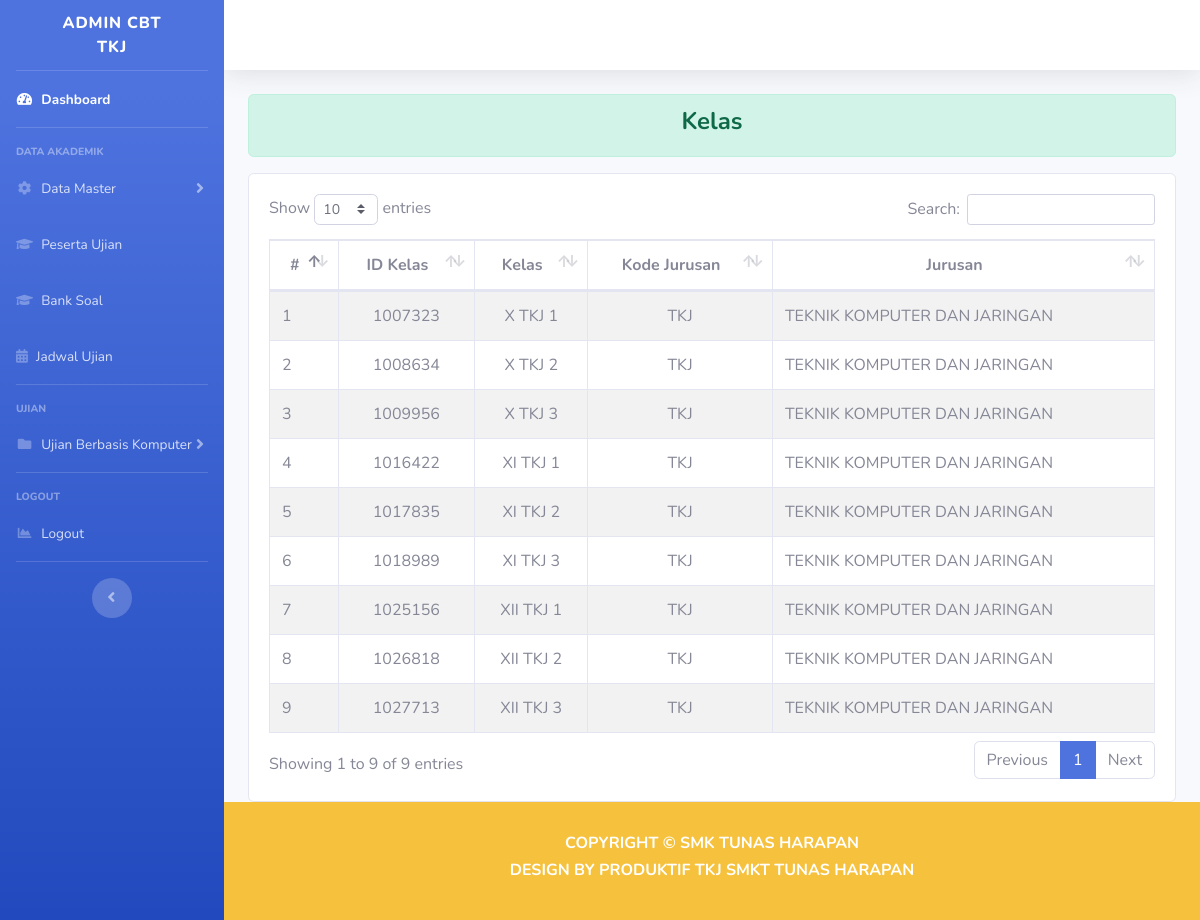
/index.php/dashboard_tkj/kelas, run on the app's committed database.
### tables this page shows
CREATE TABLE `a_kelas` (
  `id` int(11) NOT NULL,
  `kode` varchar(8) NOT NULL,
  `kelas` varchar(128) NOT NULL
);

CREATE TABLE `a_jurusan` (
  `id` int(11) NOT NULL,
  `kode` varchar(8) NOT NULL,
  `jurusan` varchar(128) NOT NULL
);

### application/controllers/Dashboard_tkj.php (called while the page is built, shortened)
<?php
class Dashboard_tkj extends CI_Controller
{
    function __construct()
    {
        $this->load->model('Model_jurusan');
    }
    public function kelas()
    {
        $isi['kelas'] = $this->Model_kelas->dataKelasTKJ();
        $isi['content'] = 'TKJ/tampilan_kelas';
        $this->load->view('TKJ/templates/header');
        $this->load->view('TKJ/tampilan_dashboard', $isi);
        $this->load->view('TKJ/templates/footer');
    }
}

### index.php (called while the page is built, shortened)
<?php
require_once BASEPATH.'core/CodeIgniter.php';

### application/models/Model_kelas.php (called while the page is built, shortened)
<?php
class Model_kelas extends CI_Model
{
    public function dataKelasTKJ()
    {
        $sql = "SELECT *, a_kelas.id AS id_kelas FROM `a_kelas`
                INNER JOIN a_jurusan
                ON a_kelas.kode=a_jurusan.kode
                WHERE a_kelas.kelas LIKE '%tkj%';";
        $query = $this->db->query($sql);
        return $query->result_array();
    }
}

### application/views/TKJ/tampilan_kelas.php (the view)
<div class="alert alert-success" role="alert">
    <h4 class="text-center font-weight-bold">Kelas</h4>
</div>
<div class="row mt-2">
    <div class="col-md">
        <div class="card">
            <div class="card-body">
                <div class="table-responsive">
                    <table class="table table-striped table-bordered" id="dataTable" width="100%" cellspacing="0">
                        <thead>
                            <tr class="text-center">
                                <th scope="col">#</th>
                                <th scope="col">ID Kelas</th>
                                <th scope="col">Kelas</th>
                                <th scope="col">Kode Jurusan</th>
                                <th scope="col">Jurusan</th>
                            </tr>
                        </thead>
                        <tbody>
                            <tr>
                                <?php
                                $no = 1;
                                foreach ($kelas as $row) {
                                ?>
                                    <td><?php echo $no++; ?></td>
                                    <td class="text-center"><?= $row['id_kelas'] ?></td>
                                    <td class="text-center"><?= $row['kelas'] ?></td>
                                    <td class="text-center"><?= $row['kode'] ?></td>
                                    <td><?= $row['jurusan'] ?></td>
                            </tr>
                        <?php } ?>
                        </tbody>
                    </table>
                </div>
            </div>
        </div>
    </div>
</div>

### data on the page
a_kelas: id "1007323", kelas "X TKJ 1", a_jurusan.kode "TKJ", a_jurusan.jurusan "TEKNIK KOMPUTER DAN JARINGAN"
a_kelas: id "1008634", kelas "X TKJ 2", a_jurusan.kode "TKJ", a_jurusan.jurusan "TEKNIK KOMPUTER DAN JARINGAN"
a_kelas: id "1009956", kelas "X TKJ 3", a_jurusan.kode "TKJ", a_jurusan.jurusan "TEKNIK KOMPUTER DAN JARINGAN"
a_kelas: id "1016422", kelas "XI TKJ 1", a_jurusan.kode "TKJ", a_jurusan.jurusan "TEKNIK KOMPUTER DAN JARINGAN"
a_kelas: id "1017835", kelas "XI TKJ 2", a_jurusan.kode "TKJ", a_jurusan.jurusan "TEKNIK KOMPUTER DAN JARINGAN"
a_kelas: id "1018989", kelas "XI TKJ 3", a_jurusan.kode "TKJ", a_jurusan.jurusan "TEKNIK KOMPUTER DAN JARINGAN"
a_kelas: id "1025156", kelas "XII TKJ 1", a_jurusan.kode "TKJ", a_jurusan.jurusan "TEKNIK KOMPUTER DAN JARINGAN"
a_kelas: id "1026818", kelas "XII TKJ 2", a_jurusan.kode "TKJ", a_jurusan.jurusan "TEKNIK KOMPUTER DAN JARINGAN"
a_kelas: id "1027713", kelas "XII TKJ 3", a_jurusan.kode "TKJ", a_jurusan.jurusan "TEKNIK KOMPUTER DAN JARINGAN"
